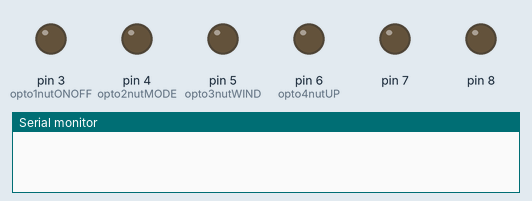
Bench run of a sketch on a simulated Arduino Uno, built with avr-gcc and run on an emulated ATmega328P. Parts: output pins drawn as LEDs (lit = HIGH), the last lines printed to the serial monitor.

Above: at 0.1 s.
At 18.1 s:
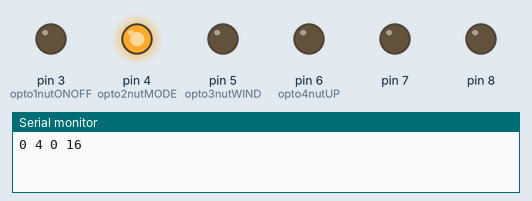
At 28.1 s:
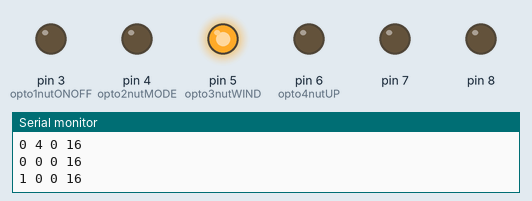
At 36.1 s:
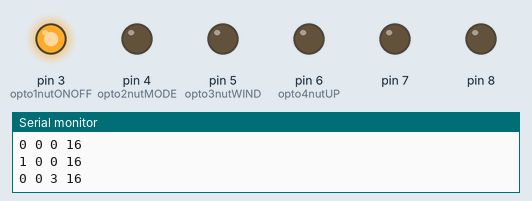
Timing chart, 0 to 39.5 s (numbered marks = the images above):
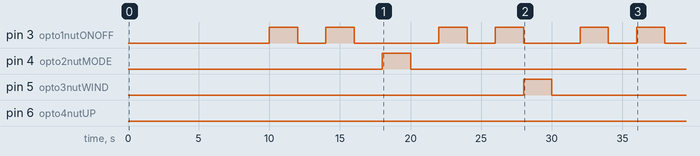

The sketch:

LayMaRawIRv1.0.ino
```cpp
/* Authors: Nhat, Nga, Tuan, Muoi/ Tutors: Hoang Anh, Dinh
   Device: RAW IR receiver - Data to SerialMonitor
   Module: HS0038B/ChungHop Remote
   Version: 1.2 */

#include <IRremote.h>

// Pin declaration
int RECV_PIN = 11;
int opto1nutONOFF = 3;
int opto2nutMODE = 4;
int opto3nutWIND = 5;
int opto4nutUP = 6;
int opto5nutDOWN = 7;
// Temporary variables
int giatri = 0;
int t=2000;             // Thoi gian dap ung nhan nut dieu khien
int test = 0;           // Kiem tra dieu kien nhiet do

// State variable
byte ONOFF = 0;
byte mode=4;
byte wind=0;
byte nhietdo=16;
// Call function
IRrecv irrecv(RECV_PIN);
decode_results results;

void setup()
{
  Serial.begin(9600);
  irrecv.enableIRIn(); // Start the receiver
  for(byte i=3;i<=8;i++){                                               //khai báo đầu ra là output
    pinMode(i, OUTPUT);
  }
}

// Dumps out the decode_results structure.
// Call this after IRrecv::decode()
// void * to work around compiler issue
// void dump(void *v) {
// decode_results *results = (decode_results *)v

void dump(decode_results *results) {
  int count = results->rawlen;
  Serial.print("Raw (");
  Serial.print(count-1, DEC);
  Serial.print("): ");
  int t=2000;

  for (int i = 1; i < count; i++) {
    if ((i % 2) == 1) {
      Serial.print(results->rawbuf[i]*USECPERTICK, DEC);
    }
    else {
      Serial.print(-(int)results->rawbuf[i]*USECPERTICK, DEC);
    }
    Serial.print(" ");
  }
}

void hienthi() {                                                //tạo chương trình con hiển thị
  if (irrecv.decode(&results)) {
    dump(&results);
    irrecv.resume(); // Receive the next value
  }
  Serial.print(ONOFF);Serial.print(" ");
  Serial.print(mode);Serial.print(" ");
  Serial.print(wind);Serial.print(" ");
  Serial.print(nhietdo);Serial.print(" ");
  Serial.println("");
}

void loop() {
  /* Bien trang thai luu o cuoi mang Raw [ONOFF,Mode,wind,nhietdo]
   *  ONOFF: 0 la dang van hanh, 1 la bat dieu hoa
   *  Mode: che do dieu hoa, Auto: 0, Lam mat: 1; Lam kho: 2; Quat gio: 3; Suoi: 4
   *    Mode = 2; che do gio luon o Auto, wind = 0
   *    Mode = 4; nhiet do khong hien thi
   *  wind: che do gio, Auto: 0, Cap 1: 1; Cap 2: 2; Cap 3: 3
   *  nhietdo: nhietdo dieu hoa, nhiet do dao dong tu 16 - 30
   *  Luu y truoc khi chay code:
   *  Can set che do Mode ve che do quat gio, che do gio ve auto, nhiet do ve 16 do, dieu khien dieu hoa dang o che do van hanh
   */
  if(giatri<1){
  delay(10000);
  // Lay ma OFF
  digitalWrite(opto1nutONOFF, HIGH);                      //nhấn ONOFF
  delay(t); hienthi();
  digitalWrite(opto1nutONOFF, LOW);                       //nhả ONOFF
  delay(t);
  // Bat tro lai
  digitalWrite(opto1nutONOFF, HIGH);                      //nhấn ON
  delay(t);
  digitalWrite(opto1nutONOFF, LOW);                       //nhả ON
  delay(t);
  // Dieu chinh Mode
  for(mode=0;mode<5;mode++){
   if(mode==0){
   digitalWrite(opto2nutMODE, HIGH);                       //nhấn MODE
   delay(t);hienthi();                                     //hiển thị mã raw
   digitalWrite(opto2nutMODE, LOW);                        //nhả MODE
   delay(t);
   digitalWrite(opto1nutONOFF, HIGH);                      //nhấn OFF
   delay(t);
   digitalWrite(opto1nutONOFF, LOW);                       //nhả OFF
   delay(t);
   ONOFF = 1;
   digitalWrite(opto1nutONOFF, HIGH);                      //nhấn ON
   delay(t); hienthi();
   digitalWrite(opto1nutONOFF, LOW);                       //nhả ON
   ONOFF = 0;
   // Dieu chinh nut gio
       for(wind=3;wind>=0;wind--)                                   //các chế độ tốc độ gió khác nhau
        {
          digitalWrite(opto3nutWIND, HIGH);                       //nhấn WIND
          delay(t);hienthi();                                     //hiển thị trạng thái
          digitalWrite(opto3nutWIND, LOW);                              //nhả WIND
          delay(t);
          digitalWrite(opto1nutONOFF, HIGH);                      //nhấn OFF
          delay(t);
          digitalWrite(opto1nutONOFF, LOW);                       //nhả OFF
          delay(t);
          ONOFF = 1;
          digitalWrite(opto1nutONOFF, HIGH);                      //nhấn ON
          delay(t); hienthi();
          digitalWrite(opto1nutONOFF, LOW);                       //nhả ON
          ONOFF = 0;
          delay(t);
          test = 1;
          // Dieu chinh nhiet do
          if (nhietdo==16 && test==1){
            for(nhietdo=17;nhietdo<=30;nhietdo++)
              {
                digitalWrite(opto4nutUP, HIGH);                         //nhấn UP
                delay(t);hienthi();
                digitalWrite(opto4nutUP, LOW);                          //nhả UP
                delay(t);
                digitalWrite(opto1nutONOFF, HIGH);                      //nhấn OFF
                delay(t);
                digitalWrite(opto1nutONOFF, LOW);                       //nhả OFF
                ONOFF = 1;
                delay(t);
                digitalWrite(opto1nutONOFF, HIGH);                      //nhấn ON
                delay(t); hienthi();
                digitalWrite(opto1nutONOFF, LOW);                       //nhả ON
                ONOFF = 0;
                delay(t);
              }
              test = 0;
          }
          else if (nhietdo==30 && test==1){
                for(nhietdo=29;nhietdo>=16;nhietdo--){
                  digitalWrite(opto4nutUP, HIGH);                         //nhấn UP
                  delay(t);hienthi();
                  digitalWrite(opto4nutUP, LOW);                          //nhả UP
                  delay(t);
                  digitalWrite(opto1nutONOFF, HIGH);                      //nhấn OFF
                  delay(t);
                  digitalWrite(opto1nutONOFF, LOW);                       //nhả OFF
                  ONOFF = 1;
                  delay(t);
                  digitalWrite(opto1nutONOFF, HIGH);                      //nhấn ON
                  delay(t); hienthi();
                  digitalWrite(opto1nutONOFF, LOW);                       //nhả ON
                  ONOFF = 0;
                  delay(t);
                }
                test = 0;
          }
          else {
            Serial.print("Loi!!! Nhiet do khong bang 16 hoac 30 do");
          }
        }
  }
  }
  giatri = 2;
  }
}
```

Measured:
- by itself, pin 3 (opto1nutONOFF): LOW → HIGH at 10.0 s, → LOW 2.0 s later, → HIGH 2.0 s later, → LOW 2.0 s later, … (12 changes in this stretch)
- by itself, pin 4 (opto2nutMODE): LOW → HIGH at 18.0 s, → LOW 2.0 s later
- by itself, pin 5 (opto3nutWIND): LOW → HIGH at 28.0 s, → LOW 2.0 s later
